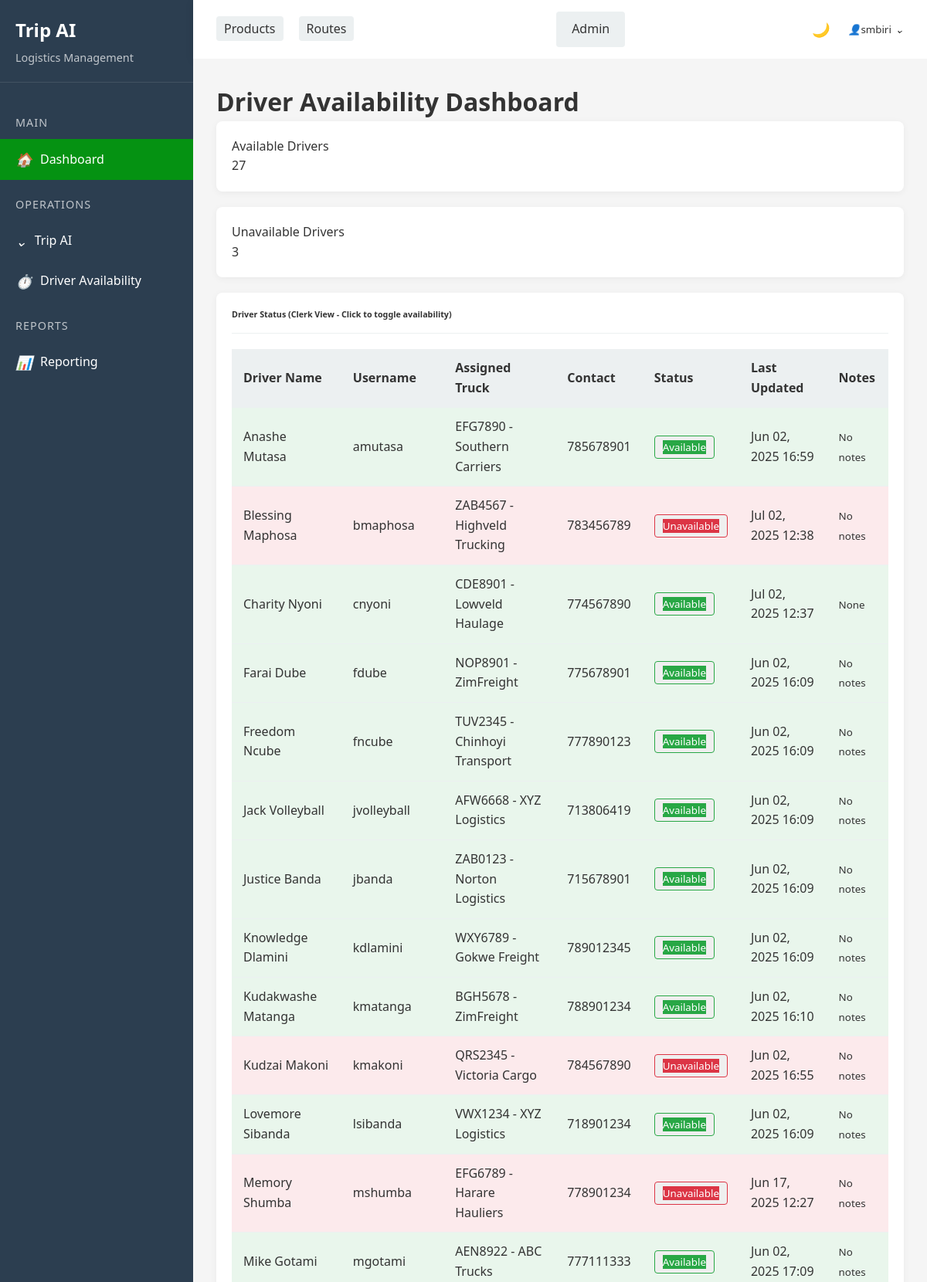
The page /availability/ (signed in, upper part) on the database its author committed.
### drivers/models.py (models this page shows, shortened)
class DriverAvailability(models.Model):
    user = models.OneToOneField(User, on_delete=models.CASCADE, related_name='driver_availability')
    triplog_driver = models.OneToOneField(TriplogDriver, on_delete=models.CASCADE, related_name='availability')
    is_available = models.BooleanField(default=True, help_text="Whether the driver is currently available for trips")
    last_updated = models.DateTimeField(auto_now=True)
    notes = models.TextField(blank=True, null=True, help_text="Optional notes about availability status")
    class Meta:
        verbose_name = "Driver Availability"
        verbose_name_plural = "Driver Availabilities"

### triplog/models.py (models this page shows, shortened)
class Driver(models.Model):
    name = models.CharField(max_length=255)
    license_number = models.CharField(max_length=10, unique=True)
    assigned_truck = models.OneToOneField(
        Truck, on_delete=models.SET_NULL, null=True, blank=True,unique=True)
    contact = models.CharField(max_length=10)

class Truck(models.Model):
    plate_number = models.CharField(max_length=7, unique=True)
    capacity_kg = models.FloatField()
    truck_company = models.ForeignKey(TruckCompany, on_delete=models.CASCADE, related_name="trucks")
    status = models.CharField(max_length=50, choices=[("Active", "Active"),("In Use", "In Use"),("Maintenance", "Maintenance")])
    def __str__(self):
        return f"{self.plate_number} - {self.truck_company.name}"

class TruckCompany(models.Model):
    name = models.CharField(max_length=255)
    contact = models.CharField(max_length=20)
    email = models.CharField(max_length=30)
    address = models.CharField(max_length=255)

### drivers/views.py (the view)
# urls.py: path('', views.driver_availability_dashboard, name='availability_dashboard'),
@login_required
def driver_availability_dashboard(request):
    user_is_clerk = is_clerk_or_manager(request.user)  # Include managers
    user_is_driver = is_driver(request.user)
    if not (user_is_clerk or user_is_driver):
        messages.error(request, "You don't have permission to access this page.")
        return redirect('dashboard')
    availabilities = DriverAvailability.objects.select_related(
        'user', 'triplog_driver'
    ).order_by('triplog_driver__name')
    driver_availability = None
    if user_is_driver:
        try:
            driver_availability = DriverAvailability.objects.get(user=request.user)
        except DriverAvailability.DoesNotExist:
            messages.warning(request, "No availability record found for your account. Please contact an administrator.")
    context = {
        'availabilities': availabilities,
        'driver_availability': driver_availability,
        'is_clerk': user_is_clerk,
        'is_driver': user_is_driver,
        'is_manager': is_manager(request.user),
        'available_count': availabilities.filter(is_available=True).count(),
        'unavailable_count': availabilities.filter(is_available=False).count(),
    }
    return render(request, 'availability/dashboard.html', context)

### drivers/views.py (called while the page is built)
def is_clerk(user):
    return user.groups.filter(name='clerks').exists()

def is_manager(user):
    return user.groups.filter(name='managers').exists()

def is_driver(user):
    return user.groups.filter(name='drivers').exists()

def is_clerk_or_manager(user):
    return is_clerk(user) or is_manager(user)

### triplog/templatetags/user_groups.py (called while the page is built)
@register.filter
def is_clerk_or_manager(user):
    if not user.is_authenticated:
        return False
    return user.groups.filter(name__in=['clerks', 'managers']).exists()

### templates/availability/dashboard.html (shortened to what this page needs)
{% extends 'base.html' %}
{% load static %}
{% block content %}
<div class="container-fluid px-4">
    <div class="d-sm-flex align-items-center justify-content-between mb-4">
        <h1 class="h3 mb-0 text-gray-800">Driver Availability Dashboard</h1>
    </div>
    <div class="row mb-4">
        <div class="col-xl-6 col-md-6 mb-4">
            <div class="card border-left-success shadow h-100 py-2">
                <div class="card-body">
                    <div class="row no-gutters align-items-center">
                        <div class="col mr-2">
                            <div class="text-xs font-weight-bold text-success text-uppercase mb-1">
                                Available Drivers</div>
                            <div class="h5 mb-0 font-weight-bold text-gray-800">{{ available_count }}</div>
                        </div>
                    </div>
                </div>
            </div>
        </div>
        <div class="col-xl-6 col-md-6 mb-4">
            <div class="card border-left-danger shadow h-100 py-2">
                <div class="card-body">
                    <div class="row no-gutters align-items-center">
                        <div class="col mr-2">
                            <div class="text-xs font-weight-bold text-danger text-uppercase mb-1">
                                Unavailable Drivers</div>
                            <div class="h5 mb-0 font-weight-bold text-gray-800">{{ unavailable_count }}</div>
                        </div>
                    </div>
                </div>
            </div>
        </div>
    </div>
    <div class="card shadow mb-4">
        <div class="card-header py-3">
            <h6 class="m-0 font-weight-bold text-primary">
                Driver Status
                {% if is_clerk %}(Clerk View - Click to toggle availability){% endif %}
            </h6>
        </div>
        <div class="card-body">
            <div class="table-responsive">
                <table class="table table-bordered" width="100%" cellspacing="0">
                    <thead>
                        <tr>
                            <th>Driver Name</th>
                            <th>Username</th>
                            <th>Assigned Truck</th>
                            <th>Contact</th>
                            <th>Status</th>
                            <th>Last Updated</th>
                            {% if is_clerk %}<th>Notes</th>{% endif %}
                        </tr>
                    </thead>
                    <tbody>
                        {% for availability in availabilities %}
                        <tr class="{% if availability.is_available %}table-success-light{% else %}table-danger-light{% endif %}">
                            <td>{{ availability.triplog_driver.name }}</td>
                            <td>{{ availability.user.username }}</td>
                            <td>{{ availability.triplog_driver.assigned_truck|default:"Not assigned" }}</td>
                            <td>{{ availability.triplog_driver.contact }}</td>
                            <td>
                                {% if is_clerk %}
                                <button class="btn btn-sm toggle-availability btn-outline-{% if availability.is_available %}success{% else %}danger{% endif %}"
                                        data-driver-id="{{ availability.id }}"
                                        data-driver-name="{{ availability.triplog_driver.name }}">
                                    {% if availability.is_available %}
                                        <span class="badge badge-success">Available</span>
                                    {% else %}
                                        <span class="badge badge-danger">Unavailable</span>
                                    {% endif %}
                                </button>
                                {% endif %}
                            </td>
                            <td>{{ availability.last_updated|date:"M d, Y H:i" }}</td>
                            {% if is_clerk %}
                            <td>
                                <small class="text-muted">{{ availability.notes|default:"No notes" }}</small>
                            </td>
                            {% endif %}
                        </tr>
                        {% empty %}
                        <tr>
                            <td colspan="{% if is_clerk %}7{% else %}6{% endif %}" class="text-center text-muted">
                                No driver availability records found.
                            </td>
                        </tr>
                        {% endfor %}
                    </tbody>
                </table>
            </div>
        </div>
    </div>
</div>
{% endblock %}

### templates/base.html (shortened to what this page needs)
{% load static %}
{% load user_groups %}
<!DOCTYPE html>
<html lang="en">
<head>
    <link rel="stylesheet" href="{% static 'css/style.css' %}">
</head>
<body>
    <div class="container">
        {% if user.is_authenticated %}
        <aside class="sidebar">
            <div onclick="window.location.href='/';" style="cursor: pointer;" class="sidebar-header">
                <h2>Trip AI</h2>
                <p>Logistics Management</p>
            </div>
            <div class="sidebar-menu">
                {% if user|is_clerk_or_manager %}
                <div class="menu-category">Main</div>
                <div class="menu-item active" onclick="window.location.href='/app'">
                    <i class="icon-home"></i>
                    <span>Dashboard</span>
                </div>
                {% endif %}
                <div class="menu-category">Operations</div>
                {% if user|is_clerk_or_manager %}
                <div class="menu-item" onclick="toggleSubmenu('trip-ai-menu')">
                    <i class="icon-chevron"></i>
                    <span>Trip AI</span>
                </div>
                {% endif %}
                <div class="menu-item" onclick="navigateToDriverAvailability();">
                    <i class="icon-availability"></i>
                    <span>Driver Availability</span>
                </div>
                <div class="menu-category">Reports</div>
                <div class="menu-item" onclick="window.location.href='/app/reporting/';">
                    <i class="icon-reporting"></i>
                    <span>Reporting</span>
                </div>
            </div>
        </aside>
        {% endif %}
        <main class="main-content">
            <nav class="navbar">
                {% if user|is_clerk_or_manager %}
                <ul class="nav-links">
                    <li><a href="{% url 'product_list'  %}" class="btn btn-secondary">Products</a></li>
                    <li><a href="{% url 'route_list'  %}" class="btn btn-secondary">Routes</a></li>
                </ul>
                {% endif %}
                <a href="/admin" class="btn btn-secondary" target=" _blank">Admin</a>
                <div class="user-actions">
                    <div class="dark-mode-toggle" id="darkModeToggle">
                        <i class="icon-moon"></i>
                    </div>
                    <div class="user-dropdown">
                        <button class="dropdown-btn">
                            <i class="icon-user"></i>
                            {% if user.is_authenticated %}
                            {{ user.username }}
                            {% else %}
                            Guest
                            {% endif %}
                            <i class="icon-chevron"></i>
                        </button>
                    </div>
                </div>
            </nav>
            <div class="content-area" id="content-area">
                {% block content %}
                {% endblock %}
            </div>
        </main>
    </div>
</body>
</html>

### static/css/style.css (style rules this page uses)
:root { --primary-color: rgb(5, 146, 18); --secondary-color: rgb(6, 208, 1); --accent-color: rgb(155, 236, 0); --highlight-color: rgb(252, 0, 0); --dark-color: #2c3e50; --light-color: #ecf0f1; --text-color: #333; --bg-color: #f5f5f5; --card-bg: white; --footer-bg: var(--dark-color); --footer-text: white; }
* { margin: 0; padding: 0; box-sizing: border-box; font-family: 'Segoe UI', Tahoma, Geneva, Verdana, sans-serif; }
body { background-color: var(--bg-color); color: var(--text-color); line-height: 1.6; display: flex; flex-direction: column; min-height: 100vh; transition: background-color 0.3s, color 0.3s; }
a { text-decoration: none; color: inherit; }
.container { display: flex; flex: 1; }
.sidebar { width: 250px; background-color: var(--dark-color); color: white; padding: 20px 0; transition: all 0.3s; }
.sidebar-header { padding: 0 20px 20px; border-bottom: 1px solid rgba(255, 255, 255, 0.1); }
.sidebar-header h2 { font-size: 1.5rem; margin-bottom: 5px; }
.sidebar-header p { color: rgba(255, 255, 255, 0.7); font-size: 0.9rem; }
.sidebar-menu { padding: 20px 0; }
.menu-category { padding: 10px 20px; color: rgba(255, 255, 255, 0.7); font-size: 0.9rem; text-transform: uppercase; letter-spacing: 1px; margin-top: 10px; }
.menu-item { padding: 12px 20px; display: flex; align-items: center; cursor: pointer; transition: all 0.3s; }
.menu-item.active { background-color: var(--primary-color); }
.menu-item i { margin-right: 10px; font-size: 1.1rem; }
.main-content { flex: 1; display: flex; flex-direction: column; }
.navbar { background-color: var(--card-bg); padding: 15px 30px; display: flex; justify-content: space-between; align-items: center; box-shadow: 0 2px 10px rgba(0, 0, 0, 0.1); transition: background-color 0.3s; }
.nav-links { display: flex; list-style: none; }
.nav-links li { margin-right: 20px; }
.nav-links a { color: var(--text-color); font-weight: 500; padding: 5px 10px; border-radius: 4px; transition: all 0.3s; }
.user-actions { display: flex; align-items: center; gap: 15px; }
.dark-mode-toggle { display: flex; align-items: center; cursor: pointer; color: var(--text-color); }
.dark-mode-toggle i { margin-right: 5px; font-size: 1.1rem; }
.user-dropdown { position: relative; display: inline-block; }
.dropdown-btn { background-color: transparent; border: none; cursor: pointer; display: flex; align-items: center; color: var(--text-color); font-weight: 500; }
.dropdown-btn i { margin-left: 5px; }
.content-area { flex: 1; padding: 30px; background-color: var(--bg-color); transition: background-color 0.3s; }
.btn { padding: 10px 20px; border-radius: 4px; border: none; cursor: pointer; font-weight: 500; transition: all 0.3s; }
.btn-secondary { background-color: var(--light-color); color: var(--text-color); }
.card { background-color: var(--card-bg); border-radius: 8px; box-shadow: 0 2px 10px rgba(0, 0, 0, 0.05); padding: 20px; margin-bottom: 20px; transition: background-color 0.3s, box-shadow 0.3s; }
.card-header { display: flex; justify-content: space-between; align-items: center; margin-bottom: 20px; padding-bottom: 15px; border-bottom: 1px solid var(--light-color); }
table { width: 100%; border-collapse: collapse; }
th, td { padding: 12px 15px; text-align: left; border-bottom: 1px solid var(--light-color); }
th { background-color: var(--light-color); font-weight: 600; }
.icon-home::before { content: "🏠"; }
.icon-user::before { content: "👤"; }
.icon-availability::before { content: "⏱️"; }
.icon-reporting::before { content: "📊"; }
.icon-chevron::before { content: "⌄"; }
.icon-moon::before { content: "🌙"; }

### templates/availability/dashboard.html (style rules this page uses)
.badge-success { background-color: #28a745 !important; color: white !important; }
.badge-danger { background-color: #dc3545 !important; color: white !important; }
.toggle-availability { border: 1px solid; padding: 5px 10px; transition: all 0.3s ease; }
.table-success-light { background-color: rgba(40, 167, 69, 0.1) !important; }
.table-danger-light { background-color: rgba(220, 53, 69, 0.1) !important; }
.btn-outline-success { color: #28a745; border-color: #28a745; }
.btn-outline-danger { color: #dc3545; border-color: #dc3545; }

### rows shown on the page
DriverAvailability: triplog_driver.name "Anashe Mutasa", user.username "amutasa", triplog_driver.assigned_truck "EFG7890 - Southern Carriers", triplog_driver.contact "785678901", is_available "Available", last_updated "Jun 02, 2025 16:59", notes "No notes"
DriverAvailability: triplog_driver.name "Blessing Maphosa", user.username "bmaphosa", triplog_driver.assigned_truck "ZAB4567 - Highveld Trucking", triplog_driver.contact "783456789", is_available "Unavailable", last_updated "Jul 02, 2025 12:38", notes "No notes"
DriverAvailability: triplog_driver.name "Charity Nyoni", user.username "cnyoni", triplog_driver.assigned_truck "CDE8901 - Lowveld Haulage", triplog_driver.contact "774567890", is_available "Available", last_updated "Jul 02, 2025 12:37", notes "None"
DriverAvailability: triplog_driver.name "Farai Dube", user.username "fdube", triplog_driver.assigned_truck "NOP8901 - ZimFreight", triplog_driver.contact "775678901", is_available "Available", last_updated "Jun 02, 2025 16:09", notes "No notes"
DriverAvailability: triplog_driver.name "Freedom Ncube", user.username "fncube", triplog_driver.assigned_truck "TUV2345 - Chinhoyi Transport", triplog_driver.contact "777890123", is_available "Available", last_updated "Jun 02, 2025 16:09", notes "No notes"
DriverAvailability: triplog_driver.name "Jack Volleyball", user.username "jvolleyball", triplog_driver.assigned_truck "AFW6668 - XYZ Logistics", triplog_driver.contact "713806419", is_available "Available", last_updated "Jun 02, 2025 16:09", notes "No notes"
DriverAvailability: triplog_driver.name "Justice Banda", user.username "jbanda", triplog_driver.assigned_truck "ZAB0123 - Norton Logistics", triplog_driver.contact "715678901", is_available "Available", last_updated "Jun 02, 2025 16:09", notes "No notes"
DriverAvailability: triplog_driver.name "Knowledge Dlamini", user.username "kdlamini", triplog_driver.assigned_truck "WXY6789 - Gokwe Freight", triplog_driver.contact "789012345", is_available "Available", last_updated "Jun 02, 2025 16:09", notes "No notes"
DriverAvailability: triplog_driver.name "Kudakwashe Matanga", user.username "kmatanga", triplog_driver.assigned_truck "BGH5678 - ZimFreight", triplog_driver.contact "788901234", is_available "Available", last_updated "Jun 02, 2025 16:10", notes "No notes"
DriverAvailability: triplog_driver.name "Kudzai Makoni", user.username "kmakoni", triplog_driver.assigned_truck "QRS2345 - Victoria Cargo", triplog_driver.contact "784567890", is_available "Unavailable", last_updated "Jun 02, 2025 16:55", notes "No notes"
DriverAvailability: triplog_driver.name "Lovemore Sibanda", user.username "lsibanda", triplog_driver.assigned_truck "VWX1234 - XYZ Logistics", triplog_driver.contact "718901234", is_available "Available", last_updated "Jun 02, 2025 16:09", notes "No notes"
DriverAvailability: triplog_driver.name "Memory Shumba", user.username "mshumba", triplog_driver.assigned_truck "EFG6789 - Harare Hauliers", triplog_driver.contact "778901234", is_available "Unavailable", last_updated "Jun 17, 2025 12:27", notes "No notes"
DriverAvailability: triplog_driver.name "Mike Gotami", user.username "mgotami", triplog_driver.assigned_truck "AEN8922 - ABC Trucks", triplog_driver.contact "777111333", is_available "Available", last_updated "Jun 02, 2025 17:09", notes "No notes"

### other values the page prints
{{ user.username }} "smbiri"
{{ available_count }} "27"
{{ unavailable_count }} "3"
